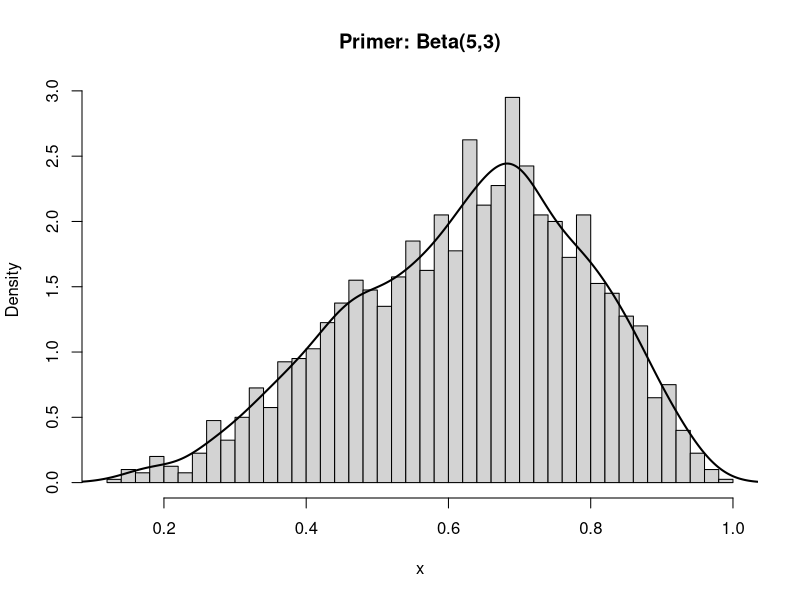

Source code (R):
## ---- chunk 1
set.seed(1)
x <- rbeta(2000, shape1 = 5, shape2 = 3)
hist(x, breaks = 40, freq = FALSE, main = "Primer: Beta(5,3)", xlab = "x")
lines(density(x), lwd = 2)
